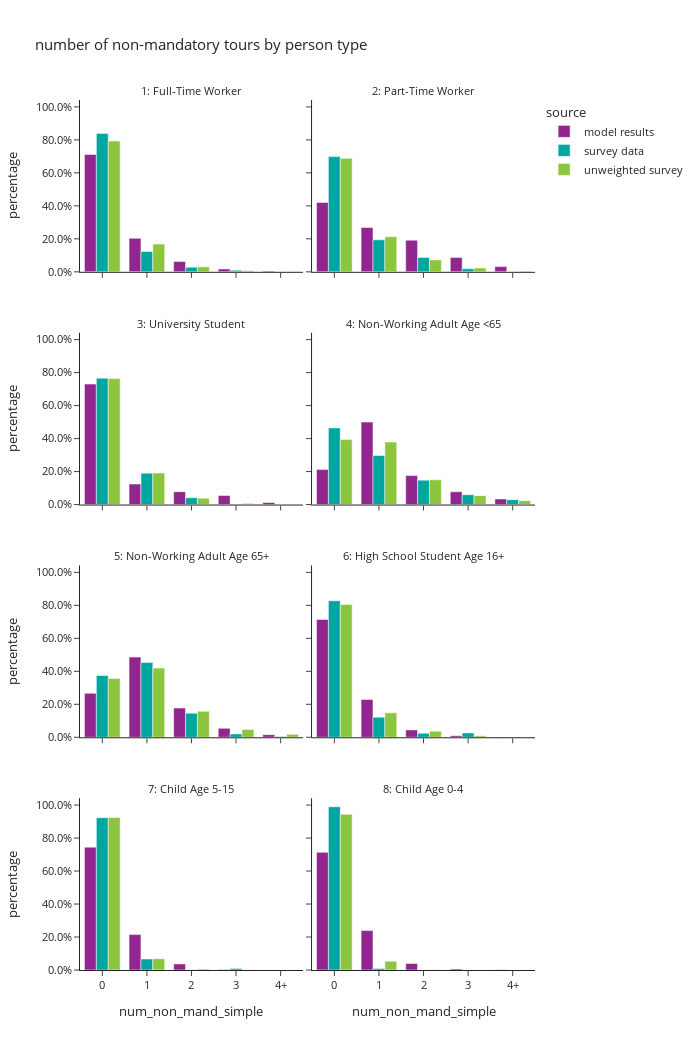

The code cell stored with this chart in its notebook:
### Markdown cell above
- number of non-mandatory tours

### Code cell
# number of mandatory tours
df_plot = per_data.groupby(['source','ptype_label','num_non_mand_simple'])['hh_weight_2017_2019'].sum().reset_index()

df_plot['percentage'] = df_plot.groupby(['source','ptype_label'], group_keys=False)['hh_weight_2017_2019']. \
    apply(lambda x: x / float(x.sum()))

fig = px.bar(df_plot, x="num_non_mand_simple", y="percentage", color="source",barmode="group",
             facet_col="ptype_label",facet_col_wrap=2,
             title="number of non-mandatory tours by person type")
fig.for_each_annotation(lambda a: a.update(text=a.text.split("=")[-1]))
fig.update_layout(height=1050, width=700)
fig.update_yaxes(tickformat=".1%")
fig.show()

### Figure 1 — Plotly figure (JSON) as saved in the notebook; plotly's stock layout.template omitted (floating-point values rounded to 4 significant figures)
{"data": [{"alignmentgroup": "True", "hovertemplate": "source=model results<br>ptype_label=1: Full-Time Worker<br>num_non_mand_simple=%{x}<br>percentage=%{y}<extra></extra>", "legendgroup": "model results", "marker": {"color": "#91268F", "pattern": {"shape": ""}}, "name": "model results", "offsetgroup": "model results", "orientation": "v", "showlegend": true, "textposition": "auto", "type": "bar", "x": ["0", "1", "2", "3", "4+"], "xaxis": "x7", "y": [0.7118, 0.203, 0.06329, 0.01745, 0.004435], "yaxis": "y7"}, {"alignmentgroup": "True", "hovertemplate": "source=model results<br>ptype_label=2: Part-Time Worker<br>num_non_mand_simple=%{x}<br>percentage=%{y}<extra></extra>", "legendgroup": "model results", "marker": {"color": "#91268F", "pattern": {"shape": ""}}, "name": "model results", "offsetgroup": "model results", "orientation": "v", "showlegend": false, "textposition": "auto", "type": "bar", "x": ["0", "1", "2", "3", "4+"], "xaxis": "x8", "y": [0.4208, 0.2684, 0.1919, 0.087, 0.03195], "yaxis": "y8"}, {"alignmentgroup": "True", "hovertemplate": "source=model results<br>ptype_label=3: University Student<br>num_non_mand_simple=%{x}<br>percentage=%{y}<extra></extra>", "legendgroup": "model results", "marker": {"color": "#91268F", "pattern": {"shape": ""}}, "name": "model results", "offsetgroup": "model results", "orientation": "v", "showlegend": false, "textposition": "auto", "type": "bar", "x": ["0", "1", "2", "3", "4+"], "xaxis": "x5", "y": [0.7303, 0.1247, 0.07809, 0.05474, 0.01212], "yaxis": "y5"}, {"alignmentgroup": "True", "hovertemplate": "source=model results<br>ptype_label=4: Non-Working Adult Age <65<br>num_non_mand_simple=%{x}<br>percentage=%{y}<extra></extra>", "legendgroup": "model results", "marker": {"color": "#91268F", "pattern": {"shape": ""}}, "name": "model results", "offsetgroup": "model results", "orientation": "v", "showlegend": false, "textposition": "auto", "type": "bar", "x": ["0", "1", "2", "3", "4+"], "xaxis": "x6", "y": [0.2128, 0.5003, 0.1755, 0.07748, 0.03399], "yaxis": "y6"}, {"alignmentgroup": "True", "hovertemplate": "source=model results<br>ptype_label=5: Non-Working Adult Age 65+<br>num_non_mand_simple=%{x}<br>percentage=%{y}<extra></extra>", "legendgroup": "model results", "marker": {"color": "#91268F", "pattern": {"shape": ""}}, "name": "model results", "offsetgroup": "model results", "orientation": "v", "showlegend": false, "textposition": "auto", "type": "bar", "x": ["0", "1", "2", "3", "4+"], "xaxis": "x3", "y": [0.2665, 0.4862, 0.1773, 0.05407, 0.016], "yaxis": "y3"}, {"alignmentgroup": "True", "hovertemplate": "source=model results<br>ptype_label=6: High School Student Age 16+<br>num_non_mand_simple=%{x}<br>percentage=%{y}<extra></extra>", "legendgroup": "model results", "marker": {"color": "#91268F", "pattern": {"shape": ""}}, "name": "model results", "offsetgroup": "model results", "orientation": "v", "showlegend": false, "textposition": "auto", "type": "bar", "x": ["0", "1", "2", "3", "4+"], "xaxis": "x4", "y": [0.7147, 0.2294, 0.04474, 0.009621, 0.001525], "yaxis": "y4"}, {"alignmentgroup": "True", "hovertemplate": "source=model results<br>ptype_label=7: Child Age 5-15<br>num_non_mand_simple=%{x}<br>percentage=%{y}<extra></extra>", "legendgroup": "model results", "marker": {"color": "#91268F", "pattern": {"shape": ""}}, "name": "model results", "offsetgroup": "model results", "orientation": "v", "showlegend": false, "textposition": "auto", "type": "bar", "x": ["0", "1", "2", "3", "4+"], "xaxis": "x", "y": [0.7449, 0.215, 0.03714, 0.002637, 0.0002967], "yaxis": "y"}, {"alignmentgroup": "True", "hovertemplate": "source=model results<br>ptype_label=8: Child Age 0-4<br>num_non_mand_simple=%{x}<br>percentage=%{y}<extra></extra>", "legendgroup": "model results", "marker": {"color": "#91268F", "pattern": {"shape": ""}}, "name": "model results", "offsetgroup": "model results", "orientation": "v", "showlegend": false, "textposition": "auto", "type": "bar", "x": ["0", "1", "2", "3", "4+"], "xaxis": "x2", "y": [0.7135, 0.2393, 0.03955, 0.006809, 0.0008169], "yaxis": "y2"}, {"alignmentgroup": "True", "hovertemplate": "source=survey data<br>ptype_label=1: Full-Time Worker<br>num_non_mand_simple=%{x}<br>percentage=%{y}<extra></extra>", "legendgroup": "survey data", "marker": {"color": "#00A7A0", "pattern": {"shape": ""}}, "name": "survey data", "offsetgroup": "survey data", "orientation": "v", "showlegend": true, "textposition": "auto", "type": "bar", "x": ["0", "1", "2", "3", "4+"], "xaxis": "x7", "y": [0.8395, 0.1232, 0.02785, 0.009455, 6.869e-05], "yaxis": "y7"}, {"alignmentgroup": "True", "hovertemplate": "source=survey data<br>ptype_label=2: Part-Time Worker<br>num_non_mand_simple=%{x}<br>percentage=%{y}<extra></extra>", "legendgroup": "survey data", "marker": {"color": "#00A7A0", "pattern": {"shape": ""}}, "name": "survey data", "offsetgroup": "survey data", "orientation": "v", "showlegend": false, "textposition": "auto", "type": "bar", "x": ["0", "1", "2", "3", "4+"], "xaxis": "x8", "y": [0.6985, 0.1939, 0.08733, 0.01915, 0.001045], "yaxis": "y8"}, {"alignmentgroup": "True", "hovertemplate": "source=survey data<br>ptype_label=3: University Student<br>num_non_mand_simple=%{x}<br>percentage=%{y}<extra></extra>", "legendgroup": "survey data", "marker": {"color": "#00A7A0", "pattern": {"shape": ""}}, "name": "survey data", "offsetgroup": "survey data", "orientation": "v", "showlegend": false, "textposition": "auto", "type": "bar", "x": ["0", "1", "2", "3"], "xaxis": "x5", "y": [0.7664, 0.1905, 0.04133, 0.001757], "yaxis": "y5"}, {"alignmentgroup": "True", "hovertemplate": "source=survey data<br>ptype_label=4: Non-Working Adult Age <65<br>num_non_mand_simple=%{x}<br>percentage=%{y}<extra></extra>", "legendgroup": "survey data", "marker": {"color": "#00A7A0", "pattern": {"shape": ""}}, "name": "survey data", "offsetgroup": "survey data", "orientation": "v", "showlegend": false, "textposition": "auto", "type": "bar", "x": ["0", "1", "2", "3", "4+"], "xaxis": "x6", "y": [0.4649, 0.2976, 0.1481, 0.05966, 0.02977], "yaxis": "y6"}, {"alignmentgroup": "True", "hovertemplate": "source=survey data<br>ptype_label=5: Non-Working Adult Age 65+<br>num_non_mand_simple=%{x}<br>percentage=%{y}<extra></extra>", "legendgroup": "survey data", "marker": {"color": "#00A7A0", "pattern": {"shape": ""}}, "name": "survey data", "offsetgroup": "survey data", "orientation": "v", "showlegend": false, "textposition": "auto", "type": "bar", "x": ["0", "1", "2", "3", "4+"], "xaxis": "x3", "y": [0.3743, 0.4538, 0.1463, 0.0205, 0.005052], "yaxis": "y3"}, {"alignmentgroup": "True", "hovertemplate": "source=survey data<br>ptype_label=6: High School Student Age 16+<br>num_non_mand_simple=%{x}<br>percentage=%{y}<extra></extra>", "legendgroup": "survey data", "marker": {"color": "#00A7A0", "pattern": {"shape": ""}}, "name": "survey data", "offsetgroup": "survey data", "orientation": "v", "showlegend": false, "textposition": "auto", "type": "bar", "x": ["0", "1", "2", "3"], "xaxis": "x4", "y": [0.8276, 0.1221, 0.02398, 0.02631], "yaxis": "y4"}, {"alignmentgroup": "True", "hovertemplate": "source=survey data<br>ptype_label=7: Child Age 5-15<br>num_non_mand_simple=%{x}<br>percentage=%{y}<extra></extra>", "legendgroup": "survey data", "marker": {"color": "#00A7A0", "pattern": {"shape": ""}}, "name": "survey data", "offsetgroup": "survey data", "orientation": "v", "showlegend": false, "textposition": "auto", "type": "bar", "x": ["0", "1", "2", "3"], "xaxis": "x", "y": [0.9234, 0.06691, 0.001296, 0.008442], "yaxis": "y"}, {"alignmentgroup": "True", "hovertemplate": "source=survey data<br>ptype_label=8: Child Age 0-4<br>num_non_mand_simple=%{x}<br>percentage=%{y}<extra></extra>", "legendgroup": "survey data", "marker": {"color": "#00A7A0", "pattern": {"shape": ""}}, "name": "survey data", "offsetgroup": "survey data", "orientation": "v", "showlegend": false, "textposition": "auto", "type": "bar", "x": ["0", "1", "2"], "xaxis": "x2", "y": [0.9898, 0.009496, 0.0007364], "yaxis": "y2"}, {"alignmentgroup": "True", "hovertemplate": "source=unweighted survey<br>ptype_label=1: Full-Time Worker<br>num_non_mand_simple=%{x}<br>percentage=%{y}<extra></extra>", "legendgroup": "unweighted survey", "marker": {"color": "#8CC63E", "pattern": {"shape": ""}}, "name": "unweighted survey", "offsetgroup": "unweighted survey", "orientation": "v", "showlegend": true, "textposition": "auto", "type": "bar", "x": ["0", "1", "2", "3", "4+"], "xaxis": "x7", "y": [0.7932, 0.1681, 0.03021, 0.006894, 0.001622], "yaxis": "y7"}, {"alignmentgroup": "True", "hovertemplate": "source=unweighted survey<br>ptype_label=2: Part-Time Worker<br>num_non_mand_simple=%{x}<br>percentage=%{y}<extra></extra>", "legendgroup": "unweighted survey", "marker": {"color": "#8CC63E", "pattern": {"shape": ""}}, "name": "unweighted survey", "offsetgroup": "unweighted survey", "orientation": "v", "showlegend": false, "textposition": "auto", "type": "bar", "x": ["0", "1", "2", "3", "4+"], "xaxis": "x8", "y": [0.6885, 0.2126, 0.07241, 0.02299, 0.003448], "yaxis": "y8"}, {"alignmentgroup": "True", "hovertemplate": "source=unweighted survey<br>ptype_label=3: University Student<br>num_non_mand_simple=%{x}<br>percentage=%{y}<extra></extra>", "legendgroup": "unweighted survey", "marker": {"color": "#8CC63E", "pattern": {"shape": ""}}, "name": "unweighted survey", "offsetgroup": "unweighted survey", "orientation": "v", "showlegend": false, "textposition": "auto", "type": "bar", "x": ["0", "1", "2", "3"], "xaxis": "x5", "y": [0.764, 0.1915, 0.03868, 0.005803], "yaxis": "y5"}, {"alignmentgroup": "True", "hovertemplate": "source=unweighted survey<br>ptype_label=4: Non-Working Adult Age <65<br>num_non_mand_simple=%{x}<br>percentage=%{y}<extra></extra>", "legendgroup": "unweighted survey", "marker": {"color": "#8CC63E", "pattern": {"shape": ""}}, "name": "unweighted survey", "offsetgroup": "unweighted survey", "orientation": "v", "showlegend": false, "textposition": "auto", "type": "bar", "x": ["0", "1", "2", "3", "4+"], "xaxis": "x6", "y": [0.3937, 0.3787, 0.1499, 0.05411, 0.02347], "yaxis": "y6"}, {"alignmentgroup": "True", "hovertemplate": "source=unweighted survey<br>ptype_label=5: Non-Working Adult Age 65+<br>num_non_mand_simple=%{x}<br>percentage=%{y}<extra></extra>", "legendgroup": "unweighted survey", "marker": {"color": "#8CC63E", "pattern": {"shape": ""}}, "name": "unweighted survey", "offsetgroup": "unweighted survey", "orientation": "v", "showlegend": false, "textposition": "auto", "type": "bar", "x": ["0", "1", "2", "3", "4+"], "xaxis": "x3", "y": [0.3569, 0.4197, 0.1576, 0.04739, 0.01838], "yaxis": "y3"}, {"alignmentgroup": "True", "hovertemplate": "source=unweighted survey<br>ptype_label=6: High School Student Age 16+<br>num_non_mand_simple=%{x}<br>percentage=%{y}<extra></extra>", "legendgroup": "unweighted survey", "marker": {"color": "#8CC63E", "pattern": {"shape": ""}}, "name": "unweighted survey", "offsetgroup": "unweighted survey", "orientation": "v", "showlegend": false, "textposition": "auto", "type": "bar", "x": ["0", "1", "2", "3"], "xaxis": "x4", "y": [0.8056, 0.1481, 0.03704, 0.009259], "yaxis": "y4"}, {"alignmentgroup": "True", "hovertemplate": "source=unweighted survey<br>ptype_label=7: Child Age 5-15<br>num_non_mand_simple=%{x}<br>percentage=%{y}<extra></extra>", "legendgroup": "unweighted survey", "marker": {"color": "#8CC63E", "pattern": {"shape": ""}}, "name": "unweighted survey", "offsetgroup": "unweighted survey", "orientation": "v", "showlegend": false, "textposition": "auto", "type": "bar", "x": ["0", "1", "2", "3"], "xaxis": "x", "y": [0.9243, 0.06841, 0.005822, 0.001456], "yaxis": "y"}, {"alignmentgroup": "True", "hovertemplate": "source=unweighted survey<br>ptype_label=8: Child Age 0-4<br>num_non_mand_simple=%{x}<br>percentage=%{y}<extra></extra>", "legendgroup": "unweighted survey", "marker": {"color": "#8CC63E", "pattern": {"shape": ""}}, "name": "unweighted survey", "offsetgroup": "unweighted survey", "orientation": "v", "showlegend": false, "textposition": "auto", "type": "bar", "x": ["0", "1", "2"], "xaxis": "x2", "y": [0.9446, 0.05339, 0.002053], "yaxis": "y2"}], "layout": {"annotations": [{"font": {}, "showarrow": false, "text": "7: Child Age 5-15", "x": 0.245, "xanchor": "center", "xref": "paper", "y": 0.1975, "yanchor": "bottom", "yref": "paper"}, {"font": {}, "showarrow": false, "text": "8: Child Age 0-4", "x": 0.755, "xanchor": "center", "xref": "paper", "y": 0.1975, "yanchor": "bottom", "yref": "paper"}, {"font": {}, "showarrow": false, "text": "5: Non-Working Adult Age 65+", "x": 0.245, "xanchor": "center", "xref": "paper", "y": 0.465, "yanchor": "bottom", "yref": "paper"}, {"font": {}, "showarrow": false, "text": "6: High School Student Age 16+", "x": 0.755, "xanchor": "center", "xref": "paper", "y": 0.465, "yanchor": "bottom", "yref": "paper"}, {"font": {}, "showarrow": false, "text": "3: University Student", "x": 0.245, "xanchor": "center", "xref": "paper", "y": 0.7325, "yanchor": "bottom", "yref": "paper"}, {"font": {}, "showarrow": false, "text": "4: Non-Working Adult Age <65", "x": 0.755, "xanchor": "center", "xref": "paper", "y": 0.7325, "yanchor": "bottom", "yref": "paper"}, {"font": {}, "showarrow": false, "text": "1: Full-Time Worker", "x": 0.245, "xanchor": "center", "xref": "paper", "y": 1.0, "yanchor": "bottom", "yref": "paper"}, {"font": {}, "showarrow": false, "text": "2: Part-Time Worker", "x": 0.755, "xanchor": "center", "xref": "paper", "y": 1.0, "yanchor": "bottom", "yref": "paper"}], "barmode": "group", "height": 1050, "legend": {"title": {"text": "source"}, "tracegroupgap": 0}, "title": {"text": "number of non-mandatory tours by person type"}, "width": 700, "xaxis": {"anchor": "y", "domain": [0.0, 0.49], "title": {"text": "num_non_mand_simple"}}, "xaxis2": {"anchor": "y2", "domain": [0.51, 1.0], "matches": "x", "title": {"text": "num_non_mand_simple"}}, "xaxis3": {"anchor": "y3", "domain": [0.0, 0.49], "matches": "x", "showticklabels": false}, "xaxis4": {"anchor": "y4", "domain": [0.51, 1.0], "matches": "x", "showticklabels": false}, "xaxis5": {"anchor": "y5", "domain": [0.0, 0.49], "matches": "x", "showticklabels": false}, "xaxis6": {"anchor": "y6", "domain": [0.51, 1.0], "matches": "x", "showticklabels": false}, "xaxis7": {"anchor": "y7", "domain": [0.0, 0.49], "matches": "x", "showticklabels": false}, "xaxis8": {"anchor": "y8", "domain": [0.51, 1.0], "matches": "x", "showticklabels": false}, "yaxis": {"anchor": "x", "domain": [0.0, 0.1975], "tickformat": ".1%", "title": {"text": "percentage"}}, "yaxis2": {"anchor": "x2", "domain": [0.0, 0.1975], "matches": "y", "showticklabels": false, "tickformat": ".1%"}, "yaxis3": {"anchor": "x3", "domain": [0.2675, 0.465], "matches": "y", "tickformat": ".1%", "title": {"text": "percentage"}}, "yaxis4": {"anchor": "x4", "domain": [0.2675, 0.465], "matches": "y", "showticklabels": false, "tickformat": ".1%"}, "yaxis5": {"anchor": "x5", "domain": [0.535, 0.7325], "matches": "y", "tickformat": ".1%", "title": {"text": "percentage"}}, "yaxis6": {"anchor": "x6", "domain": [0.535, 0.7325], "matches": "y", "showticklabels": false, "tickformat": ".1%"}, "yaxis7": {"anchor": "x7", "domain": [0.8025, 1.0], "matches": "y", "tickformat": ".1%", "title": {"text": "percentage"}}, "yaxis8": {"anchor": "x8", "domain": [0.8025, 1.0], "matches": "y", "showticklabels": false, "tickformat": ".1%"}}}
